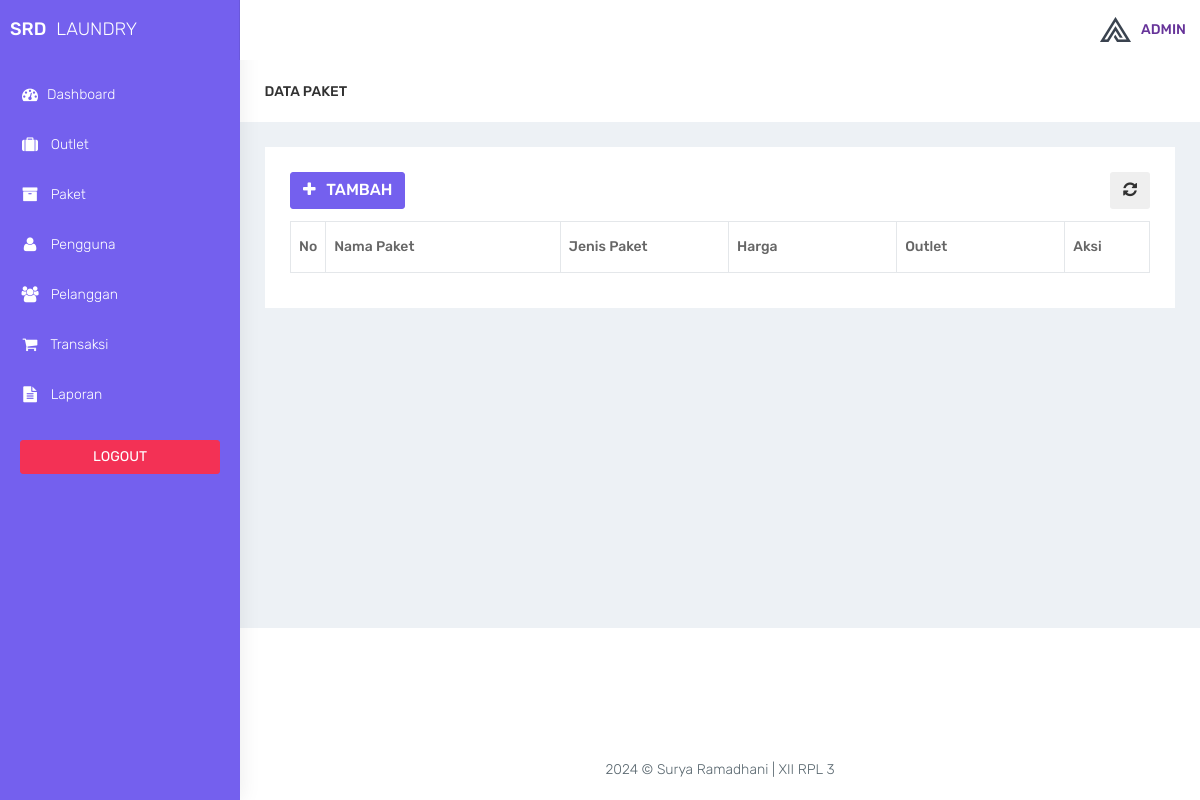
The page /admin/paket.php (signed in) on the database as committed earlier.
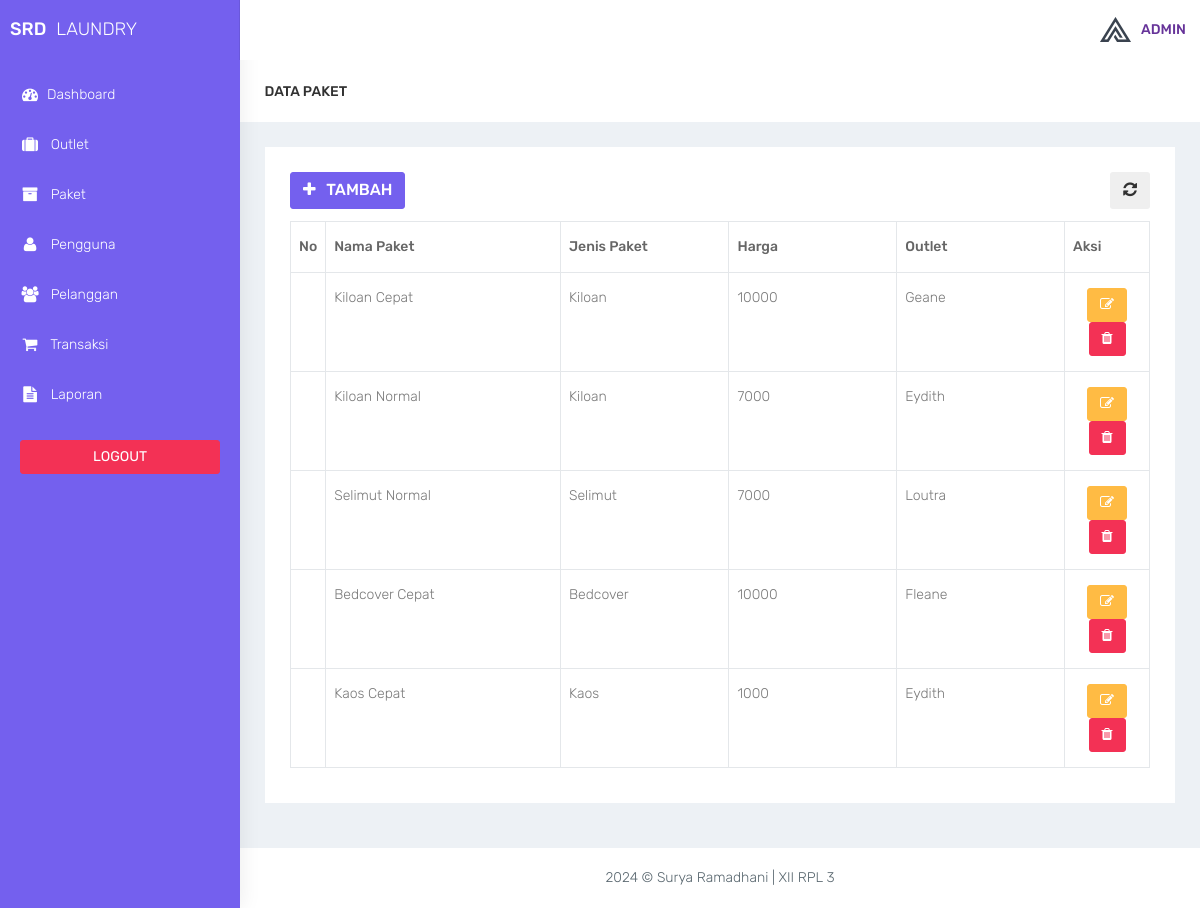
The same page on the database as committed later.
### tables this page shows
CREATE TABLE `paket` (
  `id_paket` int(11) NOT NULL,
  `jenis_paket` enum('Kiloan','Selimut','Bedcover','Kaos','Levis') DEFAULT NULL,
  `nama_paket` varchar(100) DEFAULT NULL,
  `harga` int(11) DEFAULT NULL,
  `outlet_id` int(11) DEFAULT NULL
);

CREATE TABLE `outlet` (
  `id_outlet` int(11) NOT NULL,
  `nama_outlet` varchar(100) DEFAULT NULL,
  `alamat_outlet` text DEFAULT NULL,
  `telp_outlet` varchar(15) DEFAULT NULL
);

### admin/functions.php (called while the page is built, shortened)
<?php
function ambildata($conn, $query)
{
    $data = mysqli_query($conn, $query);
    if (mysqli_num_rows($data) > 0) {
        while ($row = mysqli_fetch_assoc($data)) {
            $hasil[] = $row;
        }
        return $hasil;
    }
}

### admin/paket.php (the view, shortened to what this page needs)
<?php
$title = 'Paket';
require 'functions.php';
require 'layout_header.php';
$query = 'SELECT outlet.nama_outlet ,paket.* FROM paket INNER JOIN outlet ON paket.outlet_id = outlet.id_outlet';
$data = ambildata($conn,$query);
?>
<div class="container-fluid">
    <div class="row bg-title">
        <div class="col-lg-3 col-md-4 col-sm-4 col-xs-12">
            <h4 class="page-title">Data <?= htmlspecialchars($title); ?></h4> </div>
    </div>
    <div class="row">
        <div class="col-md-12 col-lg-12 col-sm-12 col-xs-12">
            <div class="white-box">
                <div class="row">
                    <div class="col-md-6">
                        <a href="paket_tambah.php" class="btn btn-primary box-title"><i class="fa fa-plus fa-fw"></i> Tambah</a>
                    </div>
                    <div class="col-md-6 text-right">
                        <button id="btn-refresh" class="btn btn-dark box-title text-right" title="Refresh Data"><i class="fa fa-refresh" id="ic-refresh"></i></button>
                    </div>
                </div>
                <div class="table-responsive">
                    <table class="table table-bordered thead-dark" id="table">
                        <thead class="thead-dark">
                            <tr>
                                <th width="2%">No</th>
                                <th width="28%">Nama Paket</th>
                                <th width="20%">Jenis Paket</th>
                                <th width="20%">Harga</th>
                                <th width="20%">Outlet</th>
                                <th width="10%">Aksi</th>
                            </tr>
                        </thead>
                        <tbody>
                            <?php foreach($data as $paket): ?>
                                <tr>
                                    <td align="center"></td>
                                    <td><?= htmlspecialchars($paket['nama_paket']); ?></td>
                                    <td><?= htmlspecialchars($paket['jenis_paket']); ?></td>
                                    <td><?= htmlspecialchars($paket['harga']); ?></td>
                                    <td><?= htmlspecialchars($paket['nama_outlet']); ?></td>
                                    <td align="center">
                                          <a href="paket_edit.php?id=<?= htmlspecialchars($paket['id_paket']); ?>" data-toggle="tooltip" data-placement="bottom" title="Edit" class="btn btn-warning"><i class="fa fa-edit"></i></a>
                                          <a href="paket_hapus.php?id=<?= htmlspecialchars($paket['id_paket']); ?>" onclick="return confirm('Yakin hapus data ? ');" data-toggle="tooltip" data-placement="bottom" title="Hapus" class="btn btn-danger"><i class="fa fa-trash"></i></a>
                                    </td>
                                </tr>
                            <?php endforeach; ?>
                        </tbody>
                    </table>
                </div>
            </div>
        </div>
    </div>
</div>
<?php
require'layout_footer.php';

### admin/layout_header.php (shortened to what this page needs)
<!DOCTYPE html>
<html lang="en">
<head>
    <link href="../assets/bootstrap/dist/css/bootstrap.min.css" rel="stylesheet">
    <link href="../assets/plugins/bower_components/sidebar-nav/dist/sidebar-nav.min.css" rel="stylesheet">
    <link href="../assets/plugins/bower_components/toast-master/css/jquery.toast.css" rel="stylesheet">
    <link href="../assets/plugins/bower_components/morrisjs/morris.css" rel="stylesheet">
    <link href="../assets/plugins/bower_components/chartist-js/dist/chartist.min.css" rel="stylesheet">
    <link href="../assets/plugins/bower_components/chartist-plugin-tooltip-master/dist/chartist-plugin-tooltip.css" rel="stylesheet">
    <link href="../assets/css/animate.css" rel="stylesheet">
    <link href="../assets/css/style.css" rel="stylesheet">
    <link href="../assets/css/colors/default.css" id="theme" rel="stylesheet">
    <link rel="stylesheet" type="text/css" href="../assets/DataTables/datatables.min.css" />
</head>
<body class="fix-header">
    <div id="wrapper">
        <nav class="navbar navbar-default navbar-static-top m-b-0">
            <div class="navbar-header">
                <div class="top-left-part bg-primary">
                    <a class="logo" href="index.php">
                        <b style="color:white">
                            SRD
                        </b>
                        <span class="hidden-xs text-light">
                            LAUNDRY
                        </span>
                    </a>
                </div>
                <ul class="nav navbar-top-links navbar-right pull-right">
                    <li>
                        <a class="profile-pic" href="#"><img src="../assets/plugins/images/admin-logo-dark.png" alt=""><b class="hidden-xs">ADMIN</b></a>
                    </li>
                </ul>
            </div>
        </nav>
        <div class="navbar-default sidebar bg-primary" role="navigation">
            <div class="sidebar-nav slimscrollsidebar">
                <div class="sidebar-head">
                    <h3><span class="fa-fw open-close"><i class="ti-close ti-menu"></i></span> <span class="hide-menu">Navigation</span></h3>
                </div>
                <ul class="nav" id="side-menu">
                    <li style="padding: 70px 0 0;">
                        <a href="index.php" class="waves-effect <?php if ($title == 'dashboard') {
                                                                    echo 'active';
                                                                } ?>"><i class="fa fa-tachometer fa-fw" aria-hidden="true"></i>Dashboard</a>
                    </li>
                    <li>
                        <a href="outlet.php" class="waves-effect <?php if ($title == 'outlet') {
                                                                        echo 'active';
                                                                    } ?>"><i class="fa fa-suitcase fa-fw" aria-hidden="true"></i> Outlet</a>
                    </li>
                    <li>
                        <a href="paket.php" class="waves-effect <?php if ($title == 'paket') {
                                                                    echo 'active';
                                                                } ?>"><i class="fa fa-archive fa-fw" aria-hidden="true"></i> Paket</a>
                    </li>
                    <li>
                        <a href="pengguna.php" class="waves-effect <?php if ($title == 'pengguna') {
                                                                        echo 'active';
                                                                    } ?>"><i class="fa fa-user fa-fw" aria-hidden="true"></i> Pengguna</a>
                    </li>
                    <li>
                        <a href="pelanggan.php" class="waves-effect <?php if ($title == 'pelanggan') {
                                                                        echo 'active';
                                                                    } ?>"><i class="fa fa-users fa-fw" aria-hidden="true"></i> Pelanggan</a>
                    </li>
                    <li>
                        <a href="transaksi.php" class="waves-effect"><i class="fa fa-shopping-cart fa-fw" aria-hidden="true"></i> Transaksi</a>
                    </li>
                    <li>
                        <a href="laporan.php" class="waves-effect <?php if ($title == 'laporan') {
                                                                        echo 'active';
                                                                    } ?>"><i class="fa fa-file-text fa-fw" aria-hidden="true"></i> Laporan</a>
                    </li>
                </ul>
                <div class="center p-20">
                    <a href="logout.php" class="btn btn-danger btn-block waves-effect waves-light">LOGOUT</a>
                </div>
            </div>
        </div>
        <div id="page-wrapper">

### admin/layout_footer.php (shortened to what this page needs)
<footer class="footer text-center"> 2024 &copy; Surya Ramadhani | XII RPL 3</footer>
</div>
</div>
</body>
</html>

### assets/css/colors/default.css (style rules this page uses)
body { background: #fff; }
.top-left-part { background: #fff; }
.navbar-top-links > li > a { color: rebeccapurple; }
.sidebar .sidebar-head { background: #ffffff; }
.sidebar .sidebar-head h3 { color: #686868; }
.sidebar { background: #fff; box-shadow: 1px 0px 20px rgba(0, 0, 0, 0.08); }
#side-menu li a { color: #ffffff; }
#side-menu li a { color: #ffffff; border-left: 0px solid #fff; }
#side-menu > li > a { border-left: 3px solid transperant; }

Rows that differ between the two databases and show on the page:
added paket: nama_paket "Kiloan Cepat", jenis_paket "Kiloan", harga "10000", outlet.nama_outlet "Geane"
added paket: nama_paket "Kiloan Normal", jenis_paket "Kiloan", harga "7000", outlet.nama_outlet "Eydith"
added paket: nama_paket "Selimut Normal", jenis_paket "Selimut", harga "7000", outlet.nama_outlet "Loutra"
added paket: nama_paket "Bedcover Cepat", jenis_paket "Bedcover", harga "10000", outlet.nama_outlet "Fleane"
added paket: nama_paket "Kaos Cepat", jenis_paket "Kaos", harga "1000", outlet.nama_outlet "Eydith"
